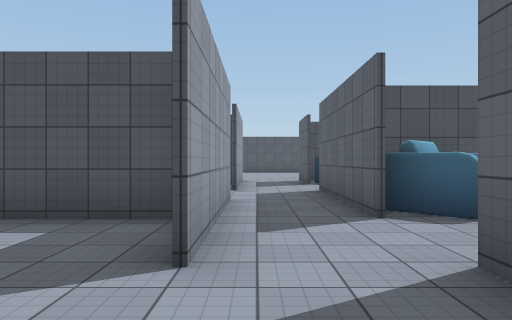
[1] (above)

18 first-person views from a walk through a 3-D level made in the Unity game engine. The camera is 1.4 m above the floor, looks level and sees 70° across. The floor is counted in squares, 2 m on a side. Each view is taken from the middle of a square. On the plan, view 1 faces up. The plan holds only what a view shows up to about 11 squares ahead; the rest is blank. The player character is not drawn. Some animated figures are left out. Door leaves are left out, so doorways stand open. Some surface patterns are stand-ins.

[2]
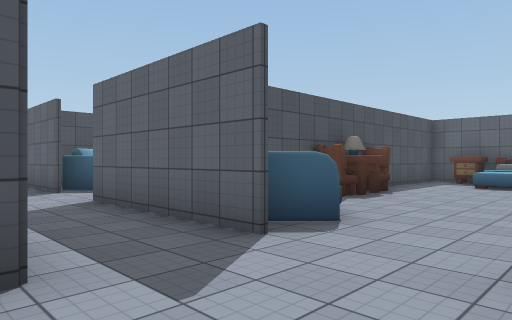

[3]
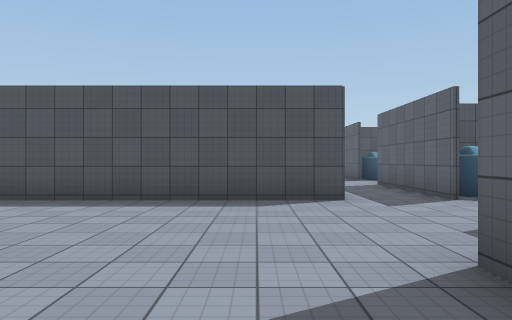

[4]
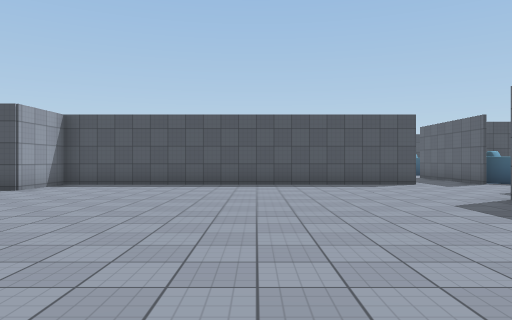

[5]
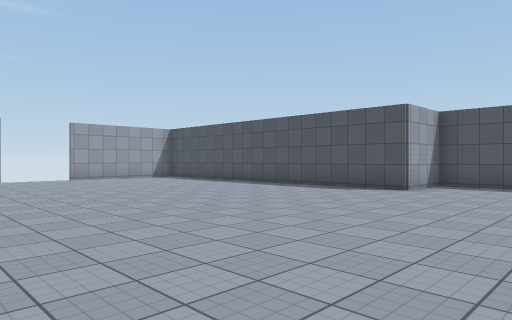

[6]
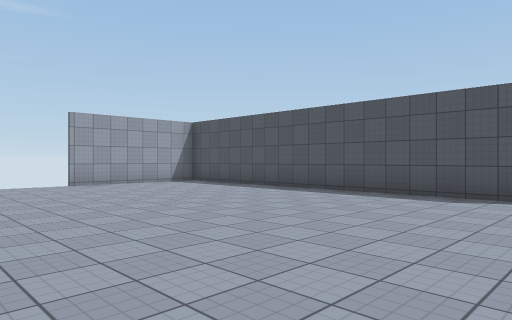

[7]
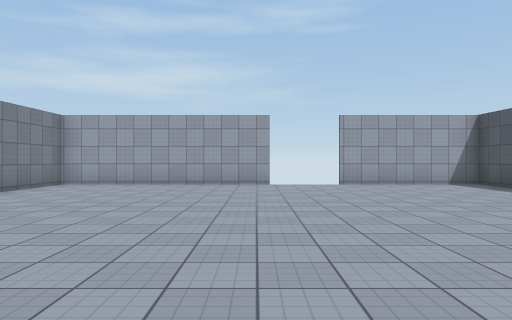

[8]
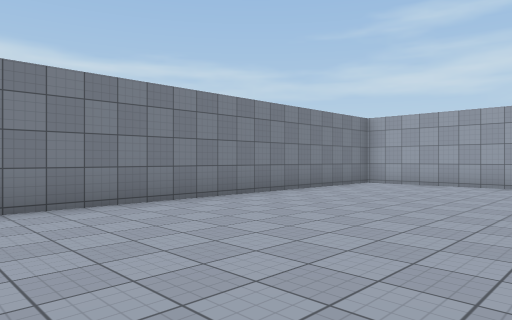

[9]
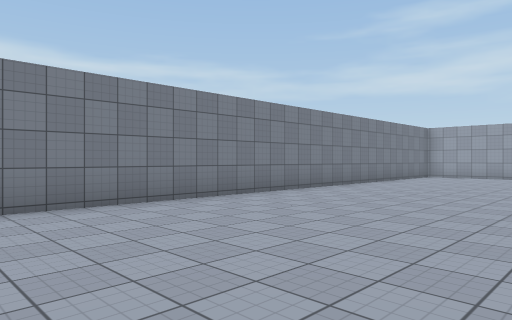

[10]
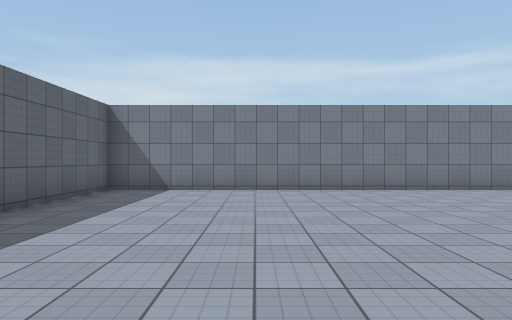

[11]
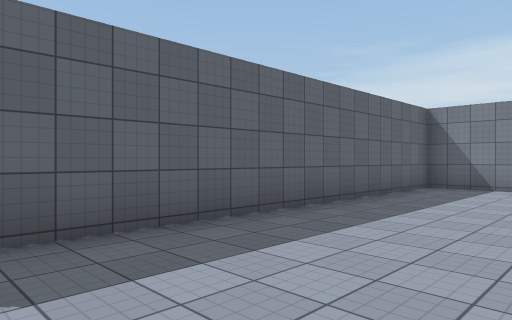

[12]
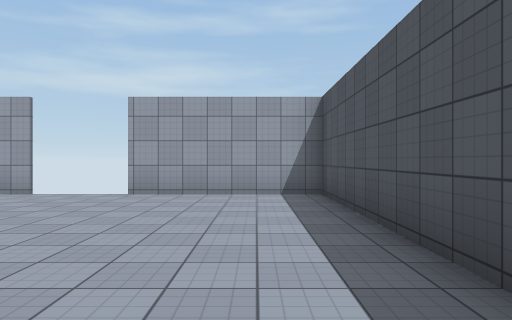

[13]
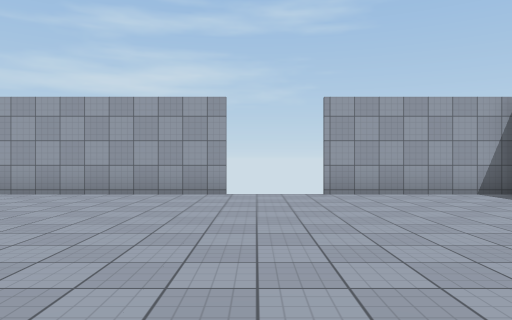

[14]
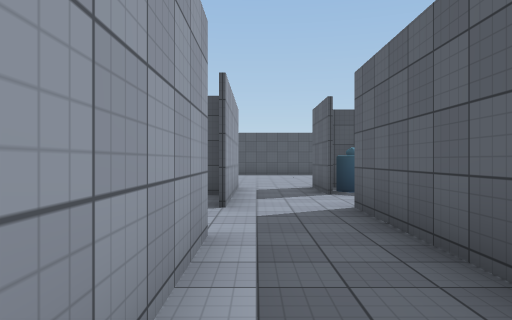

[15]
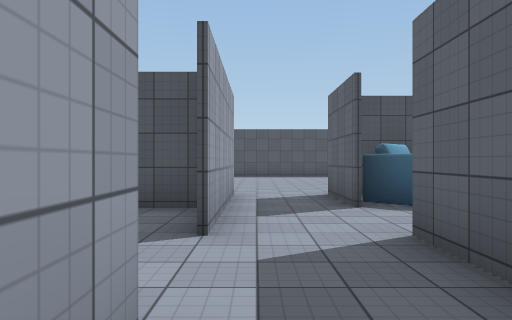

[16]
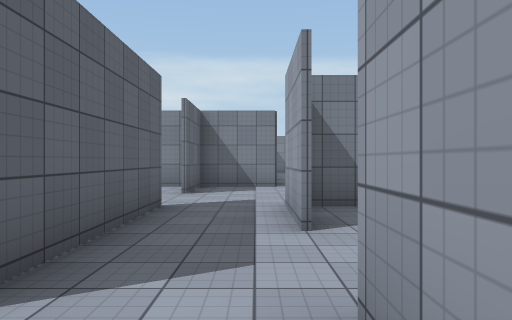

[17]
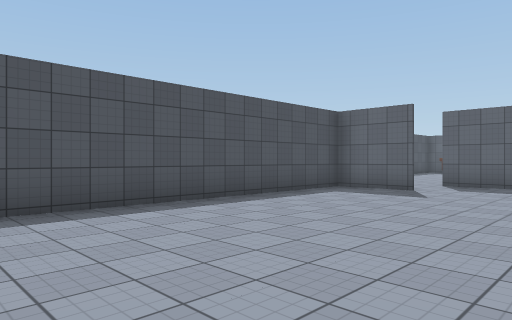

[18]
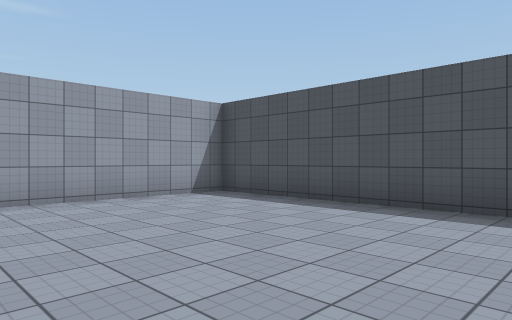

### Floor plan
Points are (right, up) in squares from view 1. A wall is a line through its corners. A room is listed if a view was taken in it or the views show most of it. See-through windows are left out.
Room 1 (view 1)
walls: (1.5, -1.6) (1.5, 2.5); (-0.4, 0.5) (-0.4, -1.7)
ways out: opening at (0, -2) to room 2; opening at (1.5, -1)
Room 2 (views 2, 3, 4, 5, 6, 7, 8, 9, 10, 11, 12, 13)
walls: (-20.4, -9.5) (-20.4, -15.6) (-0.5, -15.6) (-0.5, -5.6) (1.5, -5.6) (1.5, -3.6); (-0.4, -1.7) (-10.4, -1.7) (-10.4, -3.7) (-20.4, -3.7) (-20.4, -7.6)
ways out: opening at (0, -2) to room 1; open door at (-20.5, -8.5); open door at (1.5, -2.5)
Room 3 (views 14, 15, 16)
walls: (-0.4, 6.5) (-0.4, 2.4); (1.5, 4.4) (1.5, 8.5)
ways out: open door at (-0.5, 1.5) to room 4; opening at (1.5, 5); open door at (1.5, 3.5)
Room 4 (views 17, 18)
walls: (-0.5, 2.4) (-0.5, 4.3) (-10.4, 4.3) (-10.4, 0.1)
ways out: open door at (-0.5, 1.5) to room 3
Room 5 (no view inside)
walls: (1.5, 10.4) (1.5, 12.4); (-0.4, 12.2) (-0.4, 8.4); (2.5, 12.3) (1.9, 12.3)
ways out: opening at (1.5, 11); open door at (-0.5, 7.5); open door at (0.5, 12); open door at (1.5, 9.5)

Positions as (right, up) in squares from view 1, and headings:
1: (0, 0), facing up
2: (-1, -4), facing up-right
3: (-2, -8), facing up
4: (-5, -12), facing up
5: (-7, -12), facing up-left
6: (-10, -11), facing up-left
7: (-10, -10), facing left
8: (-10, -10), facing down-left
9: (-5, -10), facing down-left
10: (-4, -7), facing down
11: (-4, -6), facing down-right
12: (-13, -5), facing left
13: (-13, -9), facing left
14: (0, 3), facing up
15: (0, 5), facing up
16: (0, 4), facing down
17: (-9, -1), facing up-right
18: (-4, -1), facing up-left
